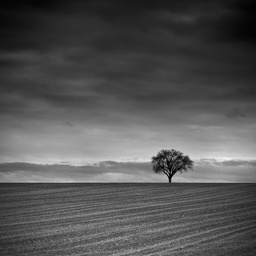
#> input picture Exercise 2-Convolution And Filtering/tree.jpg, 256 x 256 px, shrunk from 640 x 640 before the run
$ python ex1_convolution.py
#> lines starting #> are read from the running program, lines starting #| are printed output that depends on the picture
"""
26.04.2018
Image Processing Physics TU Muenchen
Julia Herzen, Klaus Achterhold, (Maximilian Teuffenbach, Juanjuan Huang)

ex1_convolution.py

Using numpy, matplotlib and scipy
Application of Fourier transforms and convolution
Your task in this exercise is to try out different implementations of a simple
convolution:
    1. using a built-in function
    2. implement your own spatial domain convolution
    3. use FFTs to implement a frequency domain convolution

The goal is to apply a diagonal camera shake/motion blur to a photo.

You need to replace the ??? in the code with the required commands
"""


import numpy as np
import scipy.ndimage as nd
import matplotlib.pyplot as plt

# Load the image tree.jpg using the function imread from matplotlib.pyplot
tree = plt.imread('tree.jpg')
#> tree is the input picture: shape (256, 256, 3); min 0, max 244, mean 84.8

# Extract the red channel only from tree and call it img
img = tree[:,:,0]

plt.figure(1)
plt.imshow(img, cmap='gray')
plt.colorbar()

# Create a 5x5 numpy array containing .2 on the main diagonal, 0. otherwise.
# This will be the convolution kernel.
# You can use either a loop approach, the diag function from numpy, or the eye
# function also from the numpy module to do this
# (Check the functions documentations to learn what they do.)
kernel = np.eye(5)*0.2

# 2D convolution using a scipy function
# Use the function convolve from scipy.ndimage (already imported as nd) in
# 'wrap' mode to calculate the convolution of img and kernel. If you are
# unsure how to use the function, look at its documentation.
result_function = nd.convolve(img, kernel, mode = 'wrap')
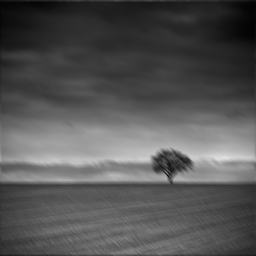
#> result_function: shape (256, 256); min 2, max 226, mean 84.4

plt.figure(2)
plt.imshow(result_function, cmap='gray')
plt.colorbar()

# 2D convolution using explicit python code. You will now calculate the
# convolution of img and kernel by using only basic python/numpy operations.

# initialize the array where the result is stored.
result_explicit = np.zeros_like(img)

# store height and width of image and kernel
h, w = img.shape
#> h = 256; w = 256
kh, kw = kernel.shape

# Calculate the discrete two-dimensional convolution integral. Loop over all
# pixels in img. Note this is very slow because it has four for loops (not
# generally a good idea)
for y in range(h):
    for x in range(w):
        # initialize result for pixel at y, x
        val = 0.
        # loop over all pixels in kernel
        for j in range(kh):
            for i in range(kw):
                # "The location imageY and imageX is calculated so that for the
                # center element of the filter it'll be y, x, but for the other
                # elements it'll be a pixel from the image to the left, right,
                # top or bottom of y, x. It's modulo divided through the
                # width (w) or height (h) of the image so that pixels outside
                # the image will be wrapped around. Before modulo dividing it,
                # h or w are also added to it, because this modulo division
                # doesn't work correctly for negative values. Now,
                # pixel (-1, -1) will correctly become pixel (h-1, w-1)."
                # (source: http://lodev.org/cgtutor/filtering.html)
                imageY = (y + kh // 2 - j) % h
                imageX = (x + kw // 2 - i) % w
                val += img[imageY, imageX] * kernel[j, i]
        # assign result to pixel at y, x
        result_explicit[y, x] = val

plt.figure(3)
plt.imshow(result_explicit, cmap='gray')
plt.colorbar()

# 2D convolution using Fourier theorem
# Remember that a convolution in real space is equivalent to a multiplication
# in Fourier space.
# You should be aware that you have to zero-pad the 5x5 kernel array to the
# size of the image prior to taking the Fourier transform. The best result
# is achieved, when you zero-pad in a way that the center pixel of the
# kernel becomes the top-left most pixel in the padded array.

# The functions for fft and ifft can be found in np.fft.fft2 and np.fft.ifft2

# take the Fourier transform of the image
img_ft = np.fft.fft2(img)

# Zero-pad the kernel so same size as img
kernel_pad = np.zeros_like(img, dtype=float)
kernel_pad[h//2-kh//2:h//2+kh//2+1, w//2-kw//2:w//2+kw//2+1] = kernel
kernel_pad = np.fft.ifftshift(kernel_pad)

# Take the Fourier transform of the zero-padded kernel
kernel_ft = np.fft.fft2(kernel_pad)

# Take the inverse Fourier transform of the product of the FTs of the image
# and kernel. You might discard the imaginary part
result_fourier = np.real(np.fft.ifft2(img_ft * kernel_ft))

plt.figure(4)
plt.imshow(result_fourier, cmap='gray')
plt.colorbar()
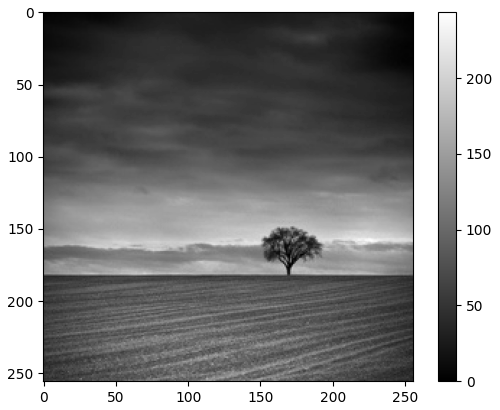
#> figure drawn by matplotlib, 2 panels
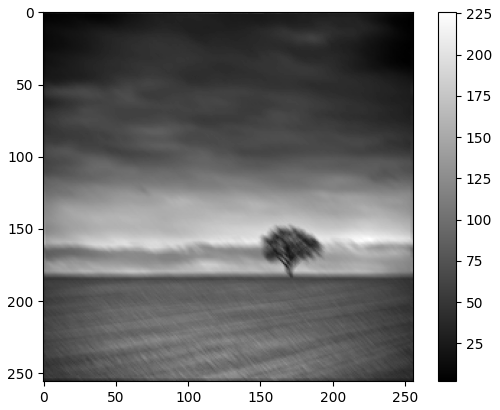
#> figure drawn by matplotlib, 2 panels

$ run again, with Exercise 2-Convolution And Filtering/venice.jpg copied over Exercise 2-Convolution And Filtering/tree.jpg
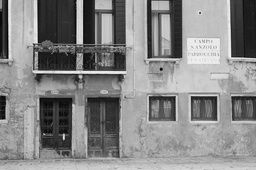
#> input picture Exercise 2-Convolution And Filtering/venice.jpg, 256 x 170 px, shrunk from 640 x 424 before the run
#> tree is the input picture: shape (170, 256, 3); min 0, max 253, mean 134.3
#> `result_function = nd.convolve(img, kernel, mode = 'wrap')`:
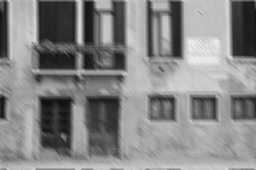
#> result_function: shape (170, 256); min 13, max 239, mean 133.9
#> `plt.colorbar()`:
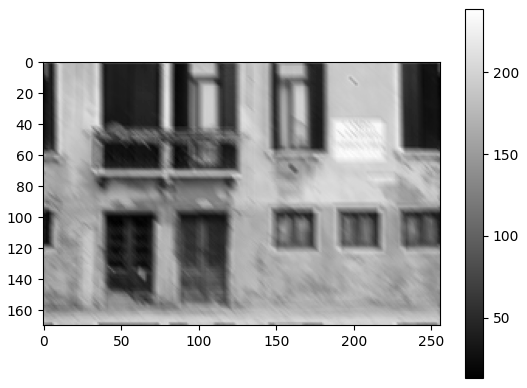
#> figure drawn by matplotlib, 2 panels
